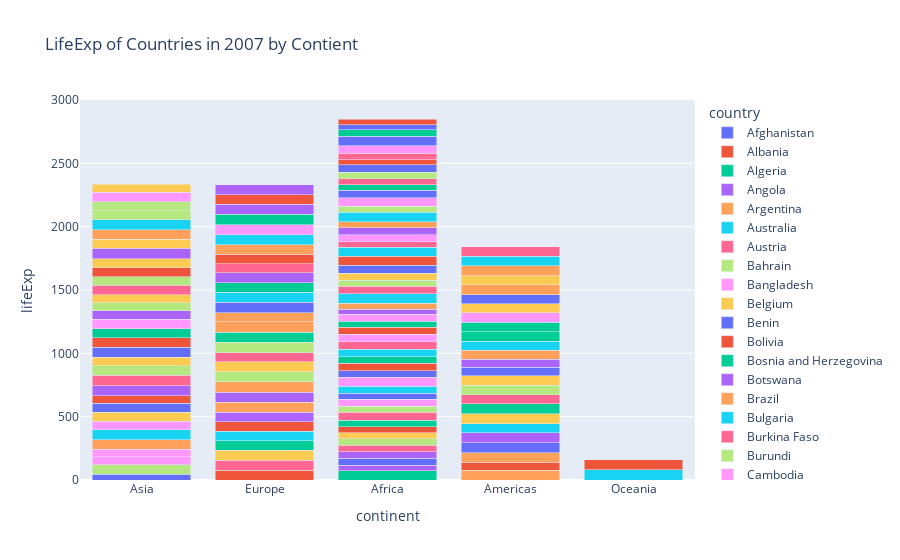

Write notebook code for a chart like this one.
### Code cell
fig3 = px.bar(gapminder[gapminder['year'] == 2007], x = 'continent', y = 'lifeExp', barmode='stack', color = 'country', title='LifeExp of Countries in 2007 by Contient')
fig3.show()
